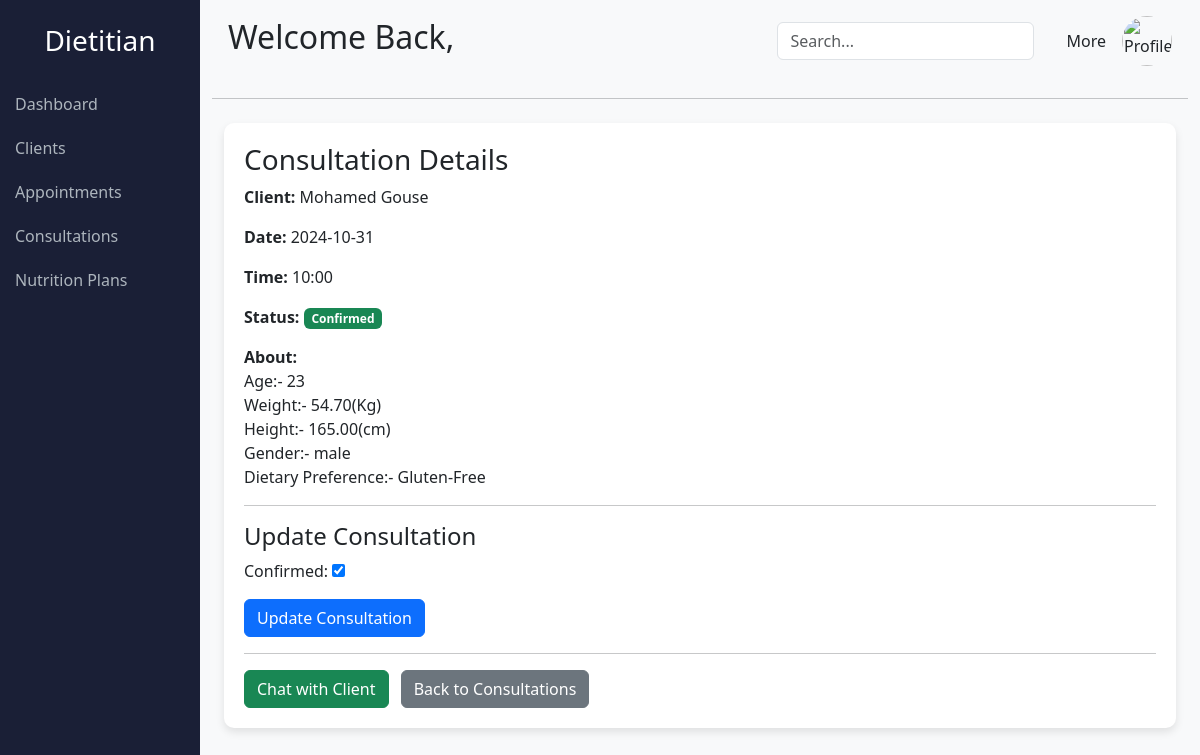
/dietitian/consultation/1/ (signed in), run on the app's committed database.
### dietitian/models.py (models this page shows, shortened)
class Consultation(models.Model):
    dietitian = models.ForeignKey(Accounts, on_delete=models.CASCADE, related_name='dietitian_consultations')
    client = models.ForeignKey(Accounts, on_delete=models.CASCADE, related_name='client_consultations')
    date = models.DateTimeField()
    confirmed = models.BooleanField(default=False)

### users_account/models.py (models this page shows, shortened)
class Accounts(AbstractUser):
    email = models.EmailField(unique=True)
    username = models.CharField(max_length=55, unique=True)
    role = models.CharField(choices=ROLE_CHOICE, default='user', max_length=100)
    @property
    def is_profile_complete(self):
        if self.role == 'user' and hasattr(self, 'user_profile'):
            return self.user_profile.is_profile_complete()
        elif self.role == 'dietitian' and hasattr(self, 'dietitian_profile'):
            return self.dietitian_profile.is_profile_complete()
        return False  # If no matching role or profile exists

class User_Profile(models.Model):
    user = models.OneToOneField(Accounts, on_delete=models.CASCADE)
    full_name = models.CharField(max_length=100, null=False, blank=False)
    photo = models.ImageField(upload_to='profile_photos', default='assets/profile.png')
    age = models.PositiveIntegerField(null=True, blank=True)
    weight = models.DecimalField(max_digits=5, decimal_places=2, blank=True, null=True)
    height = models.DecimalField(max_digits=5, decimal_places=2, blank=True, null=True)
    gender = models.CharField(choices=GENDER_CHOICE, max_length=100, blank=True, null=True)
    dietary_preference = models.CharField(choices=DIETARY_PREFERENCE_CHOICES, max_length=50, default='None')
    dietary_goal = models.ManyToManyField(Specialties)
    chronic_condition = models.ManyToManyField(Chronic_conditions)
    suger_level = models.DecimalField(max_digits=5, decimal_places=2, default=0)
    cholestrol_level = models.DecimalField(max_digits=5, decimal_places=2, default=0)

### dietitian/views.py (the view)
# urls.py: path('consultation/<int:consultation_id>/', consultation_detail_view, name='consultation'),
def consultation_detail_view(request, consultation_id):
    consultation = get_object_or_404(Consultation, id=consultation_id)
    if request.method == "POST":
        form = ConsultationUpdateForm(request.POST, instance=consultation)
        if form.is_valid():
            form.save()
            messages.success(request, "Consultation updated successfully.")
            return redirect('consultation', consultation_id=consultation.id)
    else:
        form = ConsultationUpdateForm(instance=consultation)
    return render(request, 'consultation_detail_view.html', {
        'consultation': consultation,
        'form': form,
    })

### dietitian/forms.py (shortened to what this page needs)
class ConsultationUpdateForm(forms.ModelForm):
    class Meta:
        model = Consultation
        fields = ['confirmed']  # Add any fields you want to allow for updating

### dietitian/templates/consultation_detail_view.html (shortened to what this page needs)
{% extends "dietitian_base.html" %}
{% block content %}
<div class="container mt-4">
    <div class="consultation-details">
        <h3>Consultation Details</h3>
        <p class="text-capitalize"><strong>Client:</strong> {{ consultation.client.user_profile.full_name }}</p>
        <p><strong>Date:</strong> {{ consultation.date|date:"Y-m-d" }}</p>
        <p><strong>Time:</strong> {{ consultation.date|time:"H:i" }}</p>
        <p>
            <strong>Status:</strong>
            {% if consultation.confirmed %}
                <span class="badge bg-success">Confirmed</span>
            {% else %}
                <span class="badge bg-danger">Pending</span>
            {% endif %}
        </p>
        <p><strong>About:</strong>
        <br>Age:- {{ consultation.client.user_profile.age }}
        <br>Weight:- {{ consultation.client.user_profile.weight }}(Kg)
        <br>Height:- {{ consultation.client.user_profile.height }}(cm)
        <br>Gender:- {{ consultation.client.user_profile.gender }}
        <br>Dietary Preference:- {{ consultation.client.user_profile.dietary_preference }}
        </p>
        <hr>
        <h4>Update Consultation</h4>
        <form method="post">
            {{ form.as_p }}
            <button type="submit" class="btn btn-primary">Update Consultation</button>
        </form>
        <hr>
        <button id="chat-button" class="btn btn-success" disabled>Chat with Client</button>
        <a href="{% url 'appointments' %}" class="btn btn-secondary ms-2">Back to Consultations</a>
    </div>
</div>
{% endblock content %}

### dietitian/templates/consultation_detail_view.html (style rules this page uses)
.consultation-details { background-color: white; padding: 20px; border-radius: 10px; box-shadow: 0 4px 8px rgba(0, 0, 0, 0.1); }

### data on the page
Consultation: client.user_profile.full_name "Mohamed Gouse", date "2024-10-31", date "10:00", client.user_profile.age "23", client.user_profile.weight "54.70", client.user_profile.height "165.00", client.user_profile.gender "male", client.user_profile.dietary_preference "Gluten-Free", confirmed "☑"
